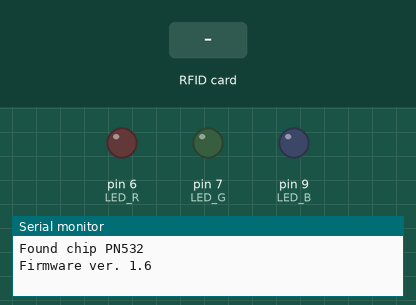
This sketch was run on a simulated Arduino Uno, built with avr-gcc and run on an emulated ATmega328P. On the bench: output pins drawn as LEDs (lit = HIGH), the last lines printed to the serial monitor. The test bench sets the inputs (shaded band).

Above: at 1.2 s.
1.3 s: RFID card 6B CC 08 92 held to the reader
At 2.1 s:
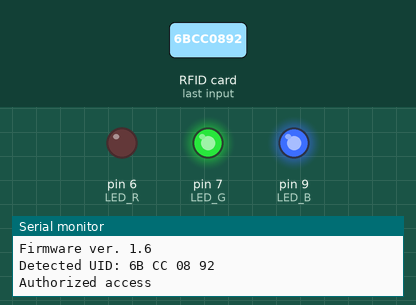
Timing chart, 0 to 7.9 s (numbered marks = the images above; inputs shaded):
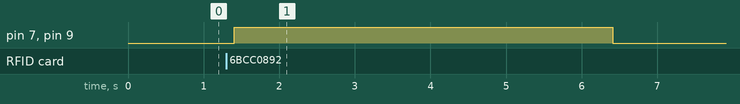

Measured:
- after the input at 1.3 s, pin 7 (LED_G), pin 9 (LED_B): LOW → HIGH after 0.11 s, → LOW 5.0 s later

The sketch:

Colin_Door_Lock.ino
```cpp
#include <SPI.h>
#include <Adafruit_PN532.h>

#define PN532_SCK (2)
#define PN532_MOSI (3)
#define PN532_SS (4)
#define PN532_MISO (5)
#define ACCESS_DELAY 5000
#define DENIED_DELAY 2000
#define LED_G (7) //Define green LED pin
#define LED_R (6) //Define red LED pin
#define LED_B (9) //Define blue LED pin

Adafruit_PN532 nfc(PN532_SCK, PN532_MISO, PN532_MOSI, PN532_SS);

void setup()

{
  Serial.begin(9600); //Initiate a serial connection

  //Pin setup
  pinMode(LED_G, OUTPUT);
  pinMode(LED_R, OUTPUT);
  pinMode(LED_B, OUTPUT);

  nfc.begin();

  uint32_t versiondata = nfc.getFirmwareVersion();
  if (! versiondata) {
    Serial.print("Didn't find PN53x board");
    while (1); // Halt
  }
  Serial.print("Found chip PN5"); Serial.println((versiondata>>24) & 0xFF, HEX);
  Serial.print("Firmware ver. "); Serial.print((versiondata>>16) & 0xFF, DEC);
  Serial.print('.'); Serial.println((versiondata>>8) & 0xFF, DEC);
  // configure board to read RFID tags
  nfc.SAMConfig();
  Serial.println();
}

void loop(void)

{
  uint8_t success;
  uint8_t uid[] = { 0, 0, 0, 0, 0, 0, 0 };  // Buffer to store the returned UID
  uint8_t uidLength;                        // Length of the UID (4 or 7 butes depending on card

  success = nfc.readPassiveTargetID(PN532_MIFARE_ISO14443A, uid, &uidLength);

  if (success) {

    Serial.print("Detected UID:");
    String content= "";
    byte letter;
    for(byte i=0; i < uidLength; i++)
    {
      Serial.print(uid[i] < 0x10 ? " 0" : " ");
      Serial.print(uid[i], HEX);
      content.concat(String(uid[i] < 0x10 ? " 0" : " "));
      content.concat(String(uid[i], HEX));
    }

    Serial.println("");

    content.toUpperCase();
    if (content.substring(1) == "6B CC 08 92")
    {
      Serial.println("Authorized access");
      Serial.println();
      delay(100);
      digitalWrite(LED_G, HIGH);
      digitalWrite(LED_B, HIGH);
      delay(ACCESS_DELAY);
      digitalWrite(LED_G, LOW);
      digitalWrite(LED_B, LOW);
    }
    else
    {
      Serial.println("Access denied");
      Serial.println("");
      digitalWrite(LED_R, HIGH);
      delay(DENIED_DELAY);
      digitalWrite(LED_R, LOW);
    }
  }

  delay(4000);
}
```
